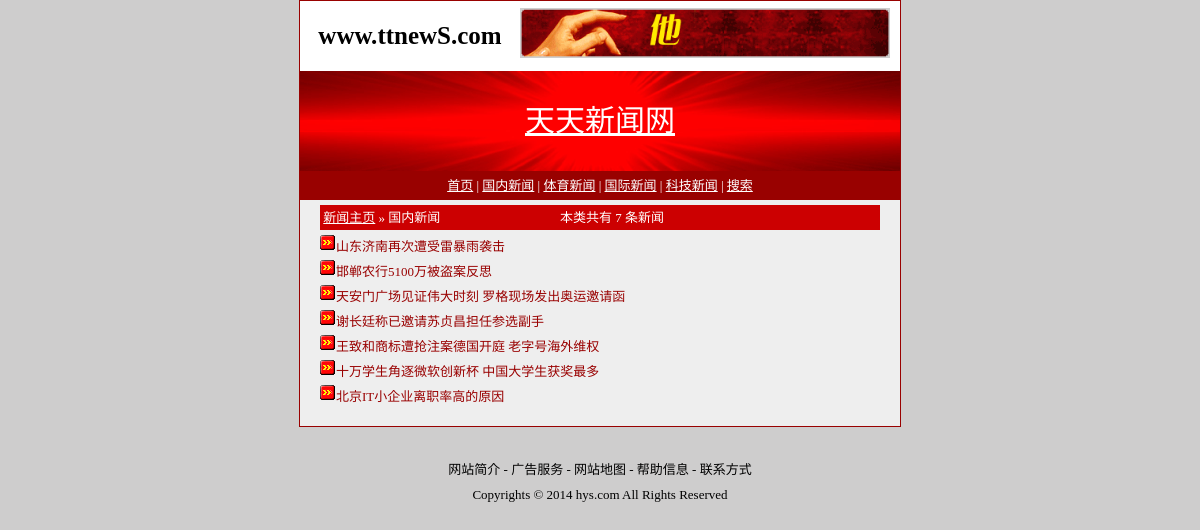
The app's page /newstype.php?typeId=1 with its own data.
### tables this page shows
create table newsTypes
(
	typeId			int				auto_increment			primary key,
	typeName		varchar(40)		not null,
	articleNums		int				default 0
);

create table newsArticles
(
	articleId		int				auto_increment			primary key,
	content			text			not null,
	title			varchar(500)	not null,
	typeId			int				not null,
	foreign key (typeId) references newsTypes(typeId),
	userName		varchar(100)	not null,
	writer			varchar(100)		null,
	source			varchar(400)		null,
	hints			int				default 0,
	dateandtime		timestamp		default current_timestamp,
	checkup			int				default 0,
	imagepath		varchar(100)		null
);

### conn/DbConn.php (called while the page is built, shortened)
<?php
	class DbConn
	{
		public static function getInstance()
		{
			static $obj = NULL;
			if($obj == NULL)
			{
				$obj = new DbConn();
			}
			return $obj;
		}
		public function queryOne($sql)
		{
			$this->rs = mysql_query($sql);
			$result = NULL;
			if($row = mysql_fetch_array($this->rs))
			{
				$result = $row;
			}
			return $result;
		}
		public function queryAll($sql)
		{
			$this->rs = mysql_query($sql);
			$result = array();
			while($row = mysql_fetch_array($this->rs))
			{
				$result[] = $row;
			}
			return $result;
		}
	}
?>

### dbio/NewsTypes.php (called while the page is built, shortened)
<?php
	if(file_exists("conn/DbConn.php"))
	{
		include_once 'conn/DbConn.php';
	}
	else
	{
		include_once '../conn/DbConn.php';
	}
	class NewsTypes
	{
		public static function getNewsTypeById($typeId)
		{
			$sql = "select * from newsTypes where typeId={$typeId}";
			$conn = DbConn::getInstance();
			$result = $conn->queryOne($sql);
			return $result;
		}
		public static function getNewsTypes()
		{
			$sql = "select * from newsTypes";
			$conn = DbConn::getInstance();
			$result = $conn->queryAll($sql);
			return $result;
		}
	}
?>

### dbio/NewsArticles.php (called while the page is built, shortened)
<?php
	if(file_exists("conn/DbConn.php"))
	{
		include_once 'conn/DbConn.php';
	}
	else
	{
		include_once '../conn/DbConn.php';
	}
	class NewsArticles
	{
		public static function getNewsByTypeId($typeId)
		{
			$sql = "select * from newsArticles where typeId={$typeId}";
			$conn = DbConn::getInstance();
			$result = $conn->queryAll($sql);
			return $result;
		}
	}
?>

### newstype.php (the view, shortened to what this page needs)
<?php
	include_once 'dbio/NewsTypes.php';
	include_once 'dbio/NewsArticles.php';
	$typeId = $_GET["typeId"];
	$newsTypes = NewsTypes::getNewsTypes();
	$newsInfo = NewsArticles::getNewsByTypeId($typeId);
	$newsType = NewsTypes::getNewsTypeById($typeId);
?>
<html>
  <head>
    <link href="css/news.css" type="text/css" rel="stylesheet" />
  </head>
  <body>
    <?php include_once 'header.php';?>
	<div class="mainDiv clear">
	  <div class="newsTypeDiv">
	    <div class="newsTypeDiv1">&nbsp;<a href="index.php" class="a">新闻主页</a> &raquo; <?php echo $newsType["typeName"]?></div>
	    <div class="newsTypeDiv2">本类共有 <?php echo $newsType["articleNums"]?> 条新闻</div>
	  </div>
<?php
	foreach ($newsInfo as $v)
	{
?>
	  <div class="newsTypeDiv3">
	    <img src="images/makealltop.gif"><a href="news.php?articleId=<?php echo $v["articleId"]?>"><?php echo $v["title"]?></a>
	  </div>
<?php
	}
?>
	  <div class="newsTypeDiv3">&nbsp;</div>
	</div>
    <?php include_once 'footer.php';?>
  </body>
</html>

### header.php
    <div class="headDiv">
      <div class="headDiv1">
        <div class="headDiv10">www.<b>ttnewS</b>.com</div>
        <div class="headDiv11"><img src="images/banner17.gif" width="370" height="50"></div>
      </div>
      <div class="headDiv2">天天新闻网</div>
    </div>
<div class="menuDiv">
  <a href="index.php" class="a">首页</a> |
<?php
	foreach ($newsTypes as $v)
	{
?>
  <a href="newstype.php?typeId=<?php echo $v["typeId"]?>" class="a"><?php echo $v["typeName"]?></a> |
<?php
	}
?>
  <a href="search.php" class="a">搜索</a>
</div>

### css/news.css (style rules this page uses)
body { font-size:13px; text-align:center; margin-top:0px; background-color:#CECDCD; }
.newsTypeDiv3 { width:560px; margin:5px auto 0px auto; text-align:left; }
.newsTypeDiv1 { float:left; width:240px; height:25px; line-height:25px; vertical-align:middle; text-align:left; color:white; }
.newsTypeDiv2 { float:left; width:310px; height:25px; line-height:25px; vertical-align:middle; text-align:left; color:white; }
.newsTypeDiv { width:560px; height:25px; background-color:#CC0001; margin:5px auto 0px auto; }
a { color:#990100; font-size:13px; text-decoration:none; }
.clear:after { content:"."; visibility:hidden; display:block; height:0px; clear:both; }
.mainDiv { width:600px; border:1px solid #990100; margin:0px auto 0px auto; background-color:#EEEEEE; }
.a { color:white; font-size:13px; text-decoration:underline; }
.menuDiv { width:600px; background-color:#990100; border:1px solid #990100; font-size:13px; margin:0px auto 0px auto; height:25px; line-height:25px; vertical-align:middle; color:white; }
.headDiv2 { background-image:url("../images/image1.gif"); height:100px; width:600px; margin:0px auto 0px auto; line-height:100px; vertical-align:middle; color:white; text-align:center; text-decoration:underline; font-size:30px; }
.headDiv11 { float:left; margin-top:7px; }
.headDiv10 { float:left; height:70px; line-height:70px; vertical-align:middle; width:220px; font-size:25px; font-family:Times New Roman; font-weight:bold; }
.headDiv1 { background-color:white; width:600px; height:70px; }
.headDiv { width:600px; border:1px solid #990100; margin:0px auto 0px auto; }

### records on screen
newstypes: typeName "国内新闻", articleNums "7"
newstypes: typeName "体育新闻"
newstypes: typeName "国际新闻"
newstypes: typeName "科技新闻"
newsarticles: title "山东济南再次遭受雷暴雨袭击"
newsarticles: title "邯郸农行5100万被盗案反思"
newsarticles: title "天安门广场见证伟大时刻 罗格现场发出奥运邀请函"
newsarticles: title "谢长廷称已邀请苏贞昌担任参选副手"
newsarticles: title "王致和商标遭抢注案德国开庭 老字号海外维权"
newsarticles: title "十万学生角逐微软创新杯 中国大学生获奖最多"
newsarticles: title "北京IT小企业离职率高的原因"
